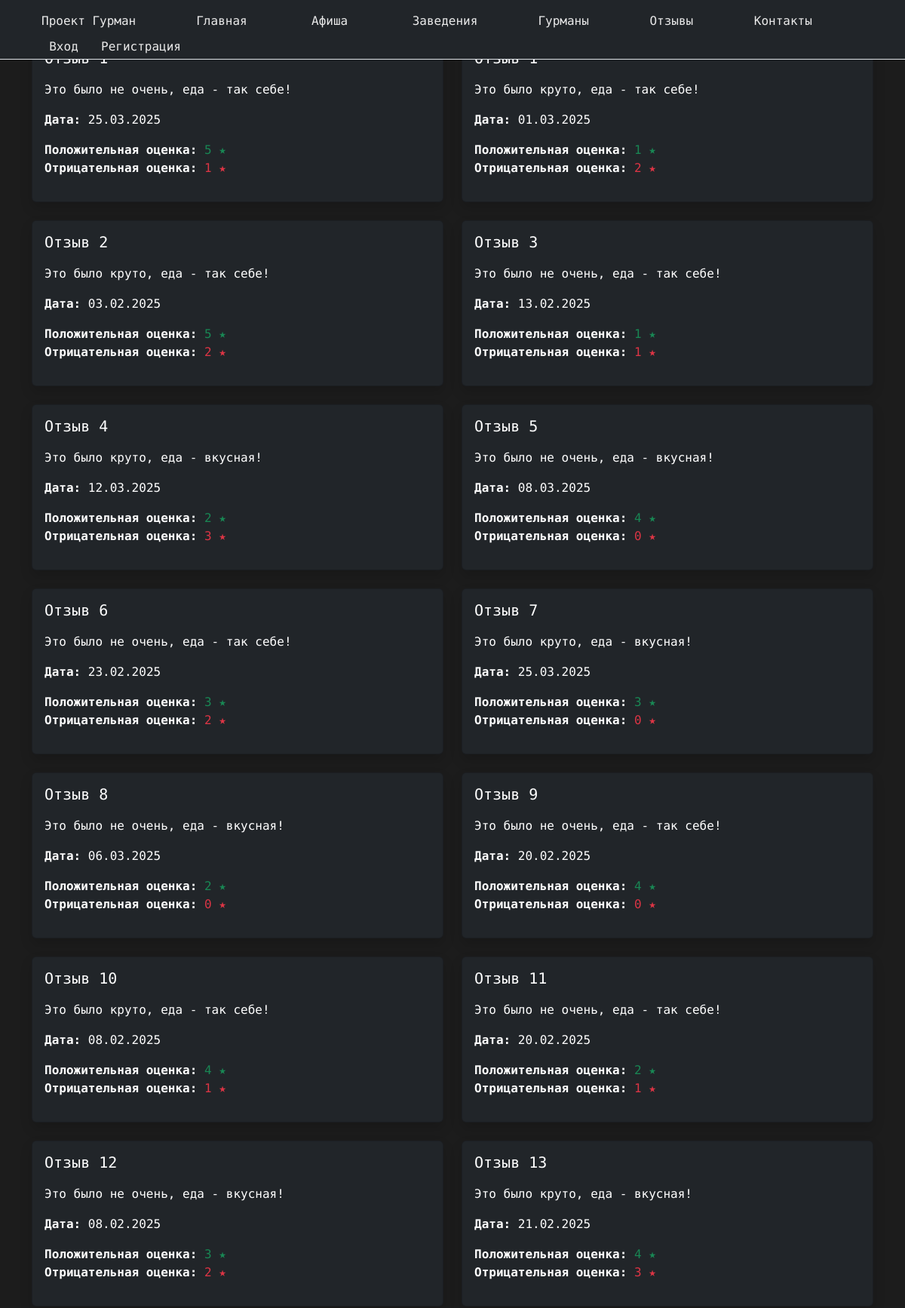
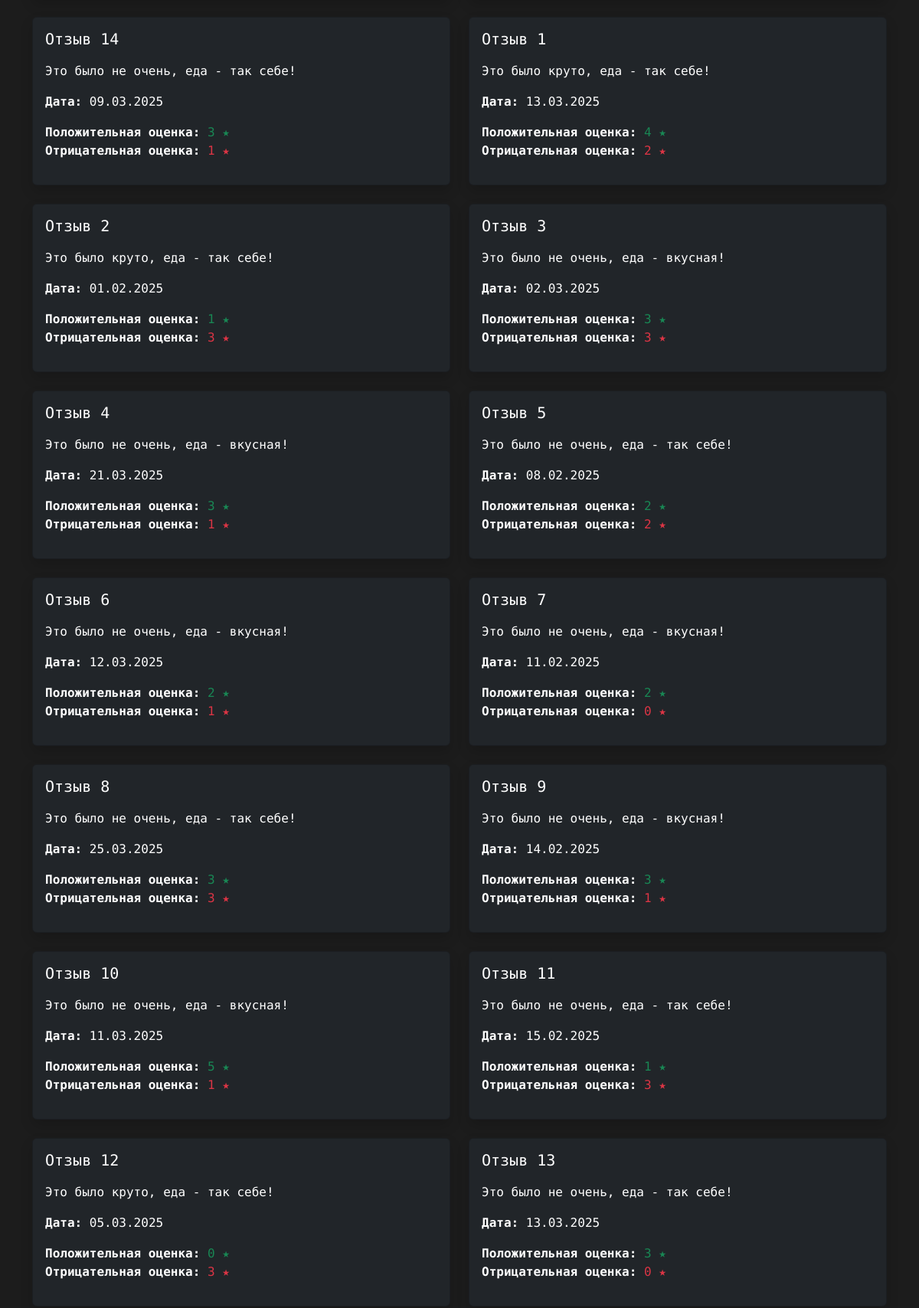
/gourmands/jaims-hatfield/reviews/ (upper part), run on the app's committed database (2 pictures, top to bottom).
### landing/models.py (models this page shows, shortened)
class Review(models.Model):
    name = models.CharField(max_length=50)
    review_date = models.DateTimeField(auto_now_add=True)
    description = models.TextField()
    gourmand_rating = models.IntegerField(null=True, blank=True, default=None)
    positive_rating = models.IntegerField(default=0)
    negative_rating = models.IntegerField(default=0)
    gourmand = models.ForeignKey(
        settings.AUTH_USER_MODEL,
        on_delete=models.DO_NOTHING,
        related_name='reviews'
    )
    place = models.ForeignKey('Place', on_delete=models.CASCADE, related_name='reviews')
    slug = models.SlugField(max_length=100, blank=True, unique=True, verbose_name="Слаг")

### landing/views.py (the view)
# urls.py: path('gourmands/<slug:slug>/reviews/', views.gourmand_reviews, name='gourmand_reviews'),
def gourmand_reviews(request, slug):
    gourmand_obj = get_object_or_404(User, slug=slug)
    reviews = Review.objects.filter(gourmand=gourmand_obj)
    return render(request, 'gourmands/gourmand_reviews.html', {'gourmand': gourmand_obj, 'reviews': reviews})

### templates/gourmands/gourmand_reviews.html (shortened to what this page needs)
{% extends 'landing/base.html' %}
{% load static %}
{% block content %}
<div class="container my-4 my-md-5">
  {% if reviews %}
    <div class="row">
      {% for review in reviews %}
        <div class="col-md-6 mb-4">
          <div class="card bg-dark text-white shadow">
            <div class="card-body">
              <h5 class="card-title">{{ review.name }}</h5>
              <p class="card-text">{{ review.description }}</p>
              <p><strong>Дата:</strong> {{ review.review_date|date:"d.m.Y" }}</p>
              <p>
                <strong>Положительная оценка:</strong> <span class="text-success">{{ review.positive_rating }} ★</span><br>
                <strong>Отрицательная оценка:</strong> <span class="text-danger">{{ review.negative_rating }} ★</span>
              </p>
            </div>
          </div>
        </div>
      {% endfor %}
    </div>
  {% else %}
    <div class="alert alert-info" role="alert">
      Пока нет отзывов от {{ gourmand.first_name }}. Ждите, пока напишет первый отзыв
    </div>
  {% endif %}
</div>
{% endblock %}

### landing/static/landing/css/style.css (style rules this page uses)
body { background-color: #1c1c1c; color: white; font-family: 'LXGW WenKai Mono TC', 'Arial', sans-serif; min-height: 100vh; display: flex; flex-direction: column; }
h1, h2, h3, h4, h5, h6 { letter-spacing: 0; font-weight: normal; position: relative; padding: 0 0 10px 0; line-height: normal; color: #111111; margin: 0; }
h5 { font-size: 20px; }
.card-body { padding-top: 1rem!important; padding-right: 1rem!important; }

### data on the page
Review: description "Это было не очень, еда - так себе!", review_date "25.03.2025", positive_rating "5", negative_rating "1"
Review: description "Это было круто, еда - так себе!", review_date "01.03.2025", positive_rating "1", negative_rating "2"
Review: name "Отзыв 2", description "Это было круто, еда - так себе!", review_date "03.02.2025", positive_rating "5", negative_rating "2"
Review: name "Отзыв 3", description "Это было не очень, еда - так себе!", review_date "13.02.2025", positive_rating "1", negative_rating "1"
Review: name "Отзыв 4", description "Это было круто, еда - вкусная!", review_date "12.03.2025", positive_rating "2", negative_rating "3"
Review: name "Отзыв 5", description "Это было не очень, еда - вкусная!", review_date "08.03.2025", positive_rating "4", negative_rating "0"
Review: name "Отзыв 6", description "Это было не очень, еда - так себе!", review_date "23.02.2025", positive_rating "3", negative_rating "2"
Review: name "Отзыв 7", description "Это было круто, еда - вкусная!", review_date "25.03.2025", positive_rating "3", negative_rating "0"
Review: name "Отзыв 8", description "Это было не очень, еда - вкусная!", review_date "06.03.2025", positive_rating "2", negative_rating "0"
Review: name "Отзыв 9", description "Это было не очень, еда - так себе!", review_date "20.02.2025", positive_rating "4", negative_rating "0"
Review: name "Отзыв 10", description "Это было круто, еда - так себе!", review_date "08.02.2025", positive_rating "4", negative_rating "1"
Review: name "Отзыв 11", description "Это было не очень, еда - так себе!", review_date "20.02.2025", positive_rating "2", negative_rating "1"
Review: name "Отзыв 12", description "Это было не очень, еда - вкусная!", review_date "08.02.2025", positive_rating "3", negative_rating "2"
Review: name "Отзыв 13", description "Это было круто, еда - вкусная!", review_date "21.02.2025", positive_rating "4", negative_rating "3"
Review: name "Отзыв 14", description "Это было не очень, еда - так себе!", review_date "09.03.2025", positive_rating "3", negative_rating "1"
Review: name "Отзыв 1", description "Это было круто, еда - так себе!", review_date "13.03.2025", positive_rating "4", negative_rating "2"
Review: name "Отзыв 2", description "Это было круто, еда - так себе!", review_date "01.02.2025", positive_rating "1", negative_rating "3"
Review: name "Отзыв 3", description "Это было не очень, еда - вкусная!", review_date "02.03.2025", positive_rating "3", negative_rating "3"
Review: name "Отзыв 4", description "Это было не очень, еда - вкусная!", review_date "21.03.2025", positive_rating "3", negative_rating "1"
Review: name "Отзыв 5", description "Это было не очень, еда - так себе!", review_date "08.02.2025", positive_rating "2", negative_rating "2"
Review: name "Отзыв 6", description "Это было не очень, еда - вкусная!", review_date "12.03.2025", positive_rating "2", negative_rating "1"
Review: name "Отзыв 7", description "Это было не очень, еда - вкусная!", review_date "11.02.2025", positive_rating "2", negative_rating "0"
Review: name "Отзыв 8", description "Это было не очень, еда - так себе!", review_date "25.03.2025", positive_rating "3", negative_rating "3"
Review: name "Отзыв 9", description "Это было не очень, еда - вкусная!", review_date "14.02.2025", positive_rating "3", negative_rating "1"
Review: name "Отзыв 10", description "Это было не очень, еда - вкусная!", review_date "11.03.2025", positive_rating "5", negative_rating "1"
Review: name "Отзыв 11", description "Это было не очень, еда - так себе!", review_date "15.02.2025", positive_rating "1", negative_rating "3"
Review: name "Отзыв 12", description "Это было круто, еда - так себе!", review_date "05.03.2025", positive_rating "0", negative_rating "3"
Review: name "Отзыв 13", description "Это было не очень, еда - так себе!", review_date "13.03.2025", positive_rating "3", negative_rating "0"
